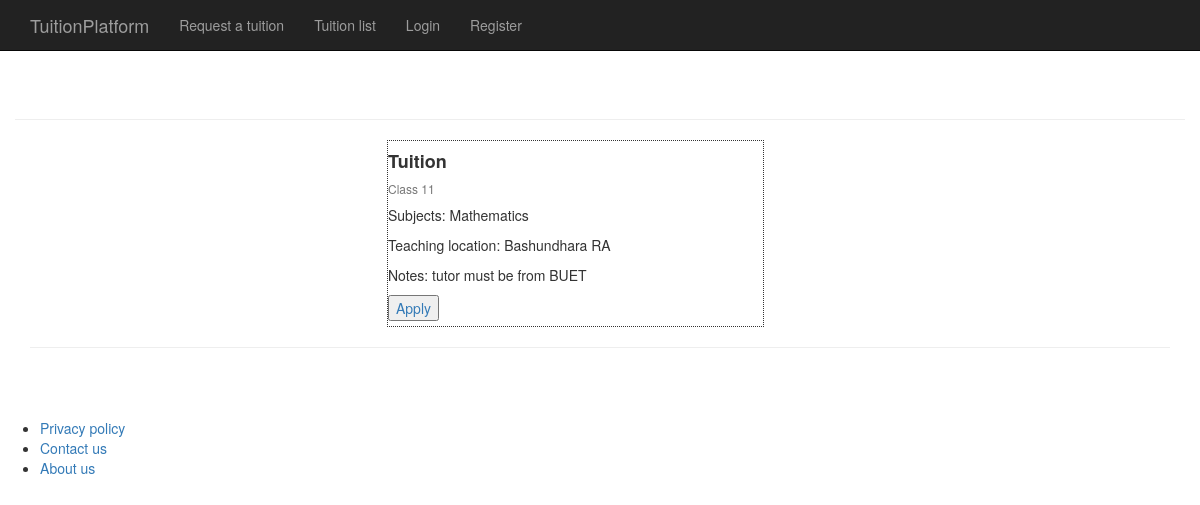
Page /client/tuition info.php?id=56 on the committed database.
### includes/functions.php (called while the page is built, shortened)
<?php
function queryline($query_string)
{
    return $query_string . " ";
}
?>
        <?php
function escape_special_characters($string_with_special_characters)
{
    global $connection;
    $string_without_special_characters = mysqli_real_escape_string($connection, $string_with_special_characters);
    return $string_without_special_characters;
}
        ?>
<?php
function is_method($method = null)
{
    if ($_SERVER['REQUEST_METHOD'] == strtoupper($method)) {
        return true;
    }
    return false;
}
?>

### client/tuition info.php (the view, shortened to what this page needs)
<?php include "../includes/functions.php"; ?>
<!DOCTYPE html>
<html>
<?php include "includes/header.php"; ?>
<body>
    <?php include "includes/navigation.php"; ?>
    <div class="container">
        <div class="row">
            <div class=" ">
                <h1 class="page-header">
                </h1>
                <div class="container">
                    <div class="row " style="margin-left:30%;">
                        <?php
                        if (is_method('get')) {
                            $tuition_id = escape_special_characters($_GET['id']);
                            $query = queryline("SELECT `student class`,`student subjects`,`teaching location`,`additional notes` FROM `tuition request`");
                            $query .= queryline("WHERE id='{$tuition_id}'");
                            $result = mysqli_query($connection, $query);
                            while ($row = mysqli_fetch_assoc($result)) {
                        ?>
                                <div class="col-md-6">
                                    <div class="card" style="border: 0.5px dotted; padding-bottom:5px ;">
                                        <div class="card-body">
                                            <h4 class="card-title"><b>Tuition</b></h4>
                                            <h6 class="card-subtitle mb-2 text-muted"><?php echo $row['student class']; ?></h6>
                                            <p class="card-text"> <?php echo "Subjects: " . $row['student subjects']; ?> </p>
                                            <p class="card-text"> <?php echo "Teaching location: " . $row['teaching location']; ?> </p>
                                            <p class="card-text"> <?php echo "Notes: " . $row['additional notes']; ?> </p>
                                            <a href="tutor application.php?id=<?php echo $tuition_id; ?>" class="card-link"><button>Apply</button></a>
                                        </div>
                                    </div>
                                </div>
                        <?php
                            }
                        }
                        ?>
                    </div>
                </div>
            </div>
        </div>
        <hr>
    </div>
    <?php include "includes/footer.php"; ?>
</body>
</html>

### css/blog-home.css (style rules this page uses)
body { padding-top: 70px; }

### rows in the picture
tuition request: student class "Class 11", student subjects "Mathematics", teaching location "Bashundhara RA", additional notes "tutor must be from BUET"
